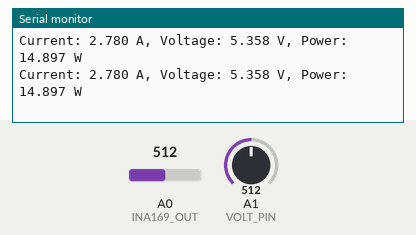
The sketch below on a simulated Arduino Uno, built with avr-gcc and run on an emulated ATmega328P. Shown: the last lines printed to the serial monitor. The inputs (shaded band) are chosen by the test bench; at power-on: A0 (INA169_OUT) = 512, A1 (VOLT_PIN) = 512.

Above: at 1.2 s.
1.3 s: A0 (INA169_OUT) set to 716
At 1.8 s:
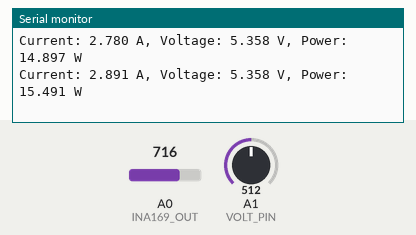
2.8 s: A1 (VOLT_PIN) set to 716
At 3.6 s:
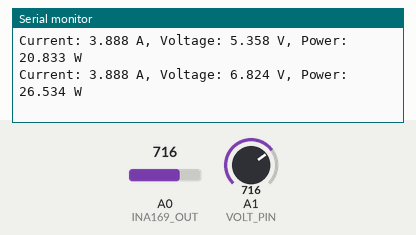
4.3 s: A0 (INA169_OUT) set to 900
At 4.7 s:
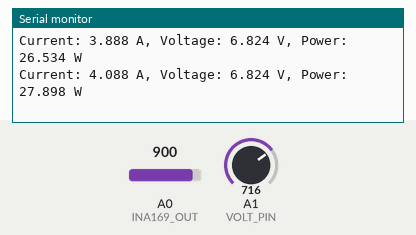
5.8 s: A1 (VOLT_PIN) set to 900
At 6.6 s:
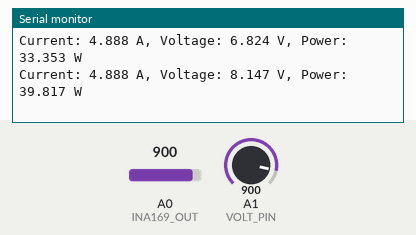
Timing chart, 0 to 8.3 s (numbered marks = the images above; inputs shaded):
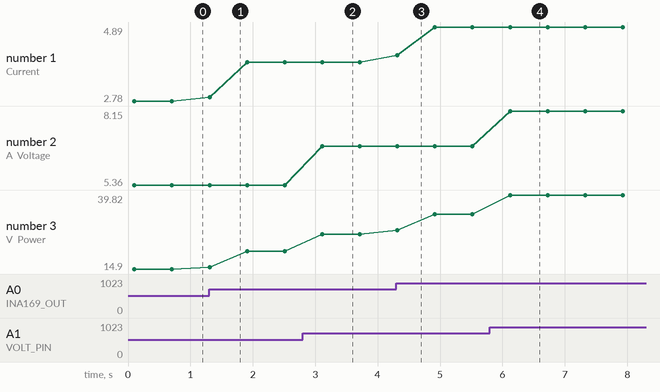

The sketch:

pwr_measurement.ino
```cpp
/*
 * Owner:   Hazmei Bin Abdul Rahman
 * Module:  CG3002 (Embedded Systems Project)
 * Date:    18 SEPTEMBER 2017
 *
 * Code is referenced from:
 * Voltage - https://startingelectronics.org/articles/arduino/measuring-voltage-with-arduino/
 * Current - https://learn.sparkfun.com/tutorials/ina169-breakout-board-hookup-guide
 */

#define VOLT_REF 5
#define NUM_SAMPLES 10

// Constants
const int INA169_OUT = A0;    // Input pin for measuring Vout
const int VOLT_PIN = A1;      // Input pin for measuring Vin
const float RS = 0.09;        // Shunt resistor value (in ohms, calibrated)
const int RL = 10;            // Load resistor value (in ohms)

void setup() {
  Serial.begin(9600);
}

void loop() {
  int sumCount = 0;
  int voltSumVal;     // Variable to store value from analog read
  int ina169SumVal;   // Variable to store value from analog read

  float voltAvgVal;
  float ina169AvgVal;
  float current;     // Calculated current value
  float voltage;     // Calculated voltage value
  float power;        // Calculated power value

  pinMode(VOLT_PIN,INPUT);
  pinMode(INA169_OUT,INPUT);

  bool continueSampling = true;
  long currMillis;
  long startMillis = millis();

  while(continueSampling){
    currMillis = millis();
    if ((currMillis - startMillis) >= 10){
      ina169SumVal += analogRead(INA169_OUT);
      voltSumVal += analogRead(VOLT_PIN);
      sumCount++;
      if (sumCount == NUM_SAMPLES){
        continueSampling = false;
      }
      startMillis = millis();
    }
  }
  // take a number of analog samples and add them up
//  while(sumCount < NUM_SAMPLES){
//    ina169SumVal += analogRead(INA169_OUT);
//    voltSumVal += analogRead(VOLT_PIN);
//    sumCount++;
//    delay(10);
//  }

  // Remap the ADC value into a voltage number (5V reference)
  ina169AvgVal = (((float)ina169SumVal / NUM_SAMPLES) * VOLT_REF) / 1023.0;
  voltAvgVal = (((float)voltSumVal / NUM_SAMPLES) * VOLT_REF) / 1023.0;

  // Follow the equation given by the INA169 datasheet to
  // determine the current flowing through RS.
  // Is = (Vout x 1k) / (RS x RL)
  current = ina169AvgVal / (RS * RL);

  // voltage multiplied by 1.44 when using voltage divider that
  // divides by 1.44. 1.4706 is the calibrated value
  voltage = voltAvgVal * 1.4706;

  power = voltage * current;

  Serial.print("Current: ");
  Serial.print(current, 3);
  Serial.print(" A, Voltage: ");
  Serial.print(voltage, 3);
  Serial.print(" V, Power: ");
  Serial.print(power, 3);
  Serial.println(" W");
  delay(500);
}
```

Measured:
- after the input at 1.3 s, the serial monitor: prints a new line at once (image 1)
- after the input at 2.8 s, the serial monitor: prints a new line after 0.31 s (image 2)
- after the input at 4.3 s, the serial monitor: prints a new line at once (image 3)
- after the input at 5.8 s, the serial monitor: prints a new line after 0.32 s (image 4)
- plotted number 1: 2.78 → 3.89 after the input at 1.3 s, 3.89 → 4.89 after the input at 4.3 s
- plotted number 2: 5.36 → 6.82 after the input at 2.8 s, 6.82 → 8.15 after the input at 5.8 s
- plotted number 3: 14.9 → 20.83 after the input at 1.3 s, 20.83 → 26.53 after the input at 2.8 s, 26.53 → 33.35 after the input at 4.3 s, 33.35 → 39.82 after the input at 5.8 s
